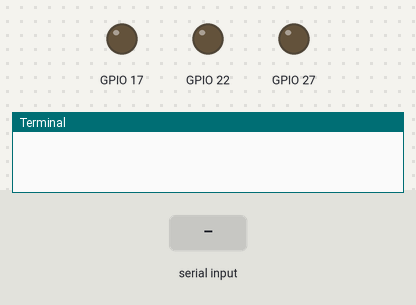
Recording of a program running on a simulated Raspberry Pi (BCM pin numbers). Shown: output pins drawn as LEDs (lit = HIGH), the last lines printed to the terminal. The test bench sets the inputs (shaded band).

Above: at 1.2 s.
1.3 s: "a" typed at the terminal
At 1.8 s:
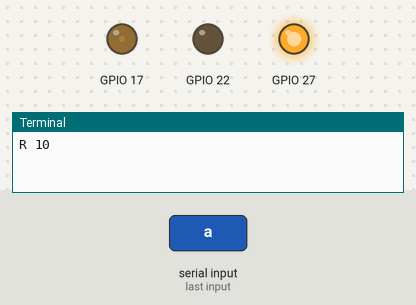
2.8 s: "d" typed at the terminal
At 3.9 s:
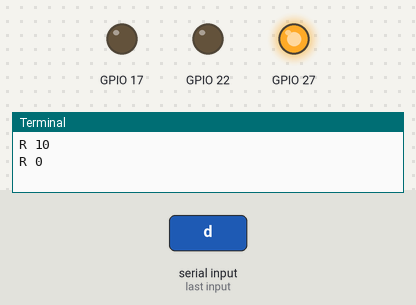
4.3 s: "d" typed at the terminal
At 5.3 s:
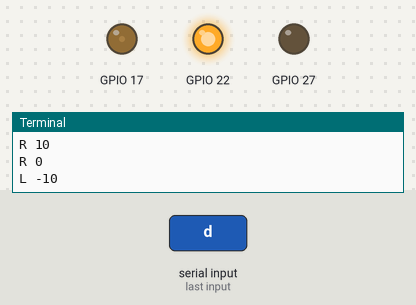
Timing chart, 0 to 7.3 s (numbered marks = the images above; inputs shaded):
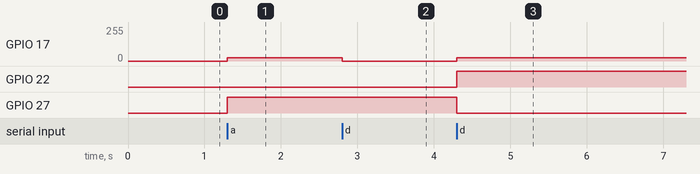

Measured:
- after the input at 1.3 s, GPIO 17: 0/255 → 26/255 at once; GPIO 27: LOW → HIGH at once
- after the input at 2.8 s, GPIO 17: 26/255 → 0/255 at once
- after the input at 4.3 s, GPIO 17: 0/255 → 26/255 at once; GPIO 22: LOW → HIGH at once; GPIO 27: HIGH → LOW at once

The program:

steering_control_pwm.py
```python
#!/usr/bin/env python3
import sys
import select
import tty
import termios
import RPi.GPIO as GPIO


TURN_STEP = 10

old_settings = termios.tcgetattr(sys.stdin)

motor_pins = {'enable': 25, 'pin01': 24, 'pin02': 23}
steer_pins = {'enable': 17, 'pin01': 27, 'pin02': 22}


def setup():
    GPIO.setmode(GPIO.BCM)
    GPIO.setup(steer_pins['enable'], GPIO.OUT)
    GPIO.setup(steer_pins['pin01'], GPIO.OUT)
    GPIO.setup(steer_pins['pin02'], GPIO.OUT)

    return GPIO.PWM(steer_pins['enable'], 100)


def update_steering(duty_cycle):
    duty_cycle = min(duty_cycle, 50)
    duty_cycle = max(duty_cycle, -50)
    if duty_cycle >= 0:
        print('R', duty_cycle)
        GPIO.output(steer_pins['pin01'], GPIO.HIGH)
        GPIO.output(steer_pins['pin02'], GPIO.LOW)
    else:
        print('L', duty_cycle)
        GPIO.output(steer_pins['pin01'], GPIO.LOW)
        GPIO.output(steer_pins['pin02'], GPIO.HIGH)

    return duty_cycle


def loop(steering_control):
    steering_control.start(0)
    turn_deg = 0
    steering_control.ChangeDutyCycle(turn_deg)

    while True:
        if has_input():
            c = sys.stdin.read(1)

            if c == '\x1b':
                print('Exit.')
                break
            elif c == 'a':
                turn_deg += TURN_STEP
            elif c == 'd':
                turn_deg -= TURN_STEP
            elif c == ' ':
                turn_deg = 0
                print('Stop')
            else:
                print(c)

            steering_control.ChangeDutyCycle(abs(update_steering(turn_deg)))


def destroy():
    GPIO.output(steer_pins['enable'], GPIO.LOW)  # motor stop
    GPIO.cleanup()
    print('Cleaned up GPIO')


def has_input():
    return select.select([sys.stdin], [], [], 0) == ([sys.stdin], [], [])


if __name__ == '__main__':
    pwm_engine = setup()

    try:
        tty.setcbreak(sys.stdin.fileno())
        loop(pwm_engine)
    finally:
        destroy()
        termios.tcsetattr(sys.stdin, termios.TCSADRAIN, old_settings)
```
